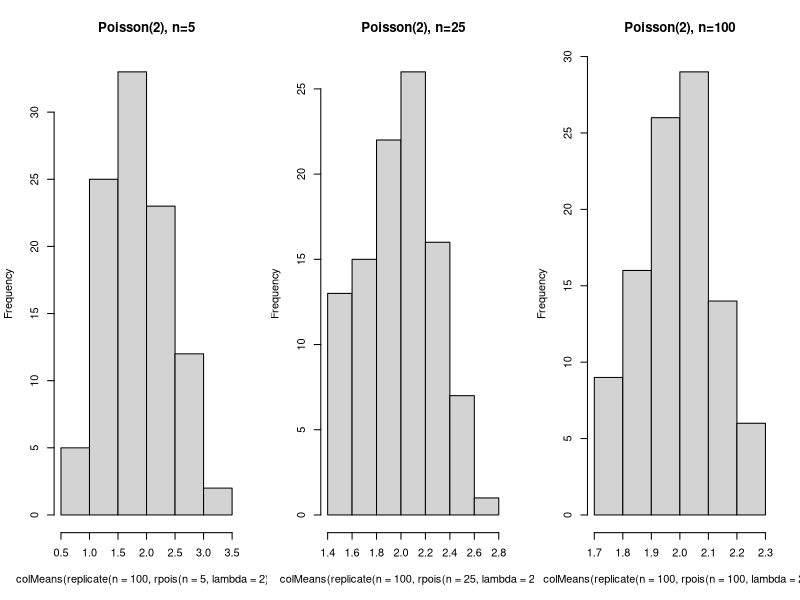
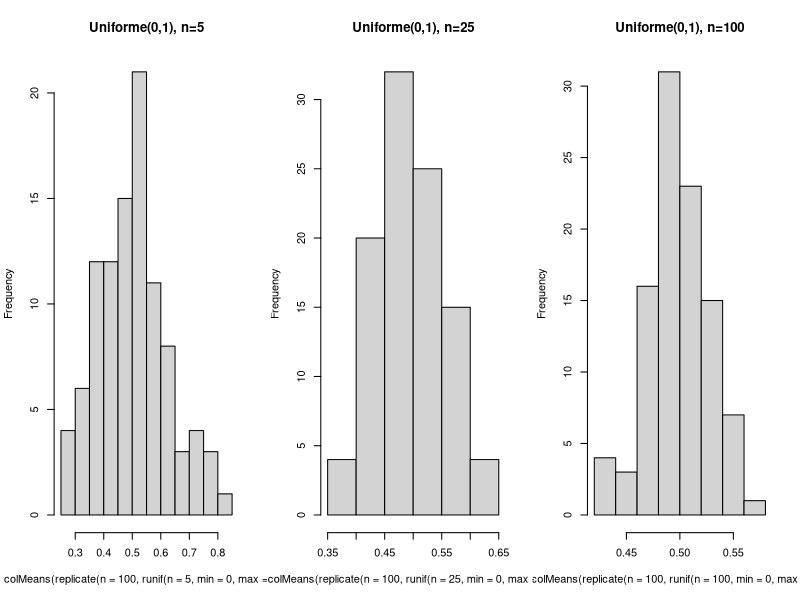

R code for these plots, in order:
## ---- chunk 1
knitr::opts_chunk$set(echo = TRUE)
## ---- chunk 2
par(mfrow=c(1,3))
hist( colMeans( replicate( n = 100, rpois( n = 5, lambda = 2))), main="Poisson(2), n=5")
hist( colMeans( replicate( n = 100, rpois( n = 25, lambda = 2))), main="Poisson(2), n=25")
hist( colMeans( replicate( n = 100, rpois( n = 100, lambda = 2))), main="Poisson(2), n=100")
## ---- chunk 3
par(mfrow=c(1,3))
hist( colMeans( replicate( n = 100, runif( n = 5, min = 0, max = 1))), main="Uniforme(0,1), n=5")
hist( colMeans( replicate( n = 100, runif( n = 25, min = 0, max = 1))), main="Uniforme(0,1), n=25")
hist( colMeans( replicate( n = 100, runif( n = 100, min = 0, max = 1))), main="Uniforme(0,1), n=100")
